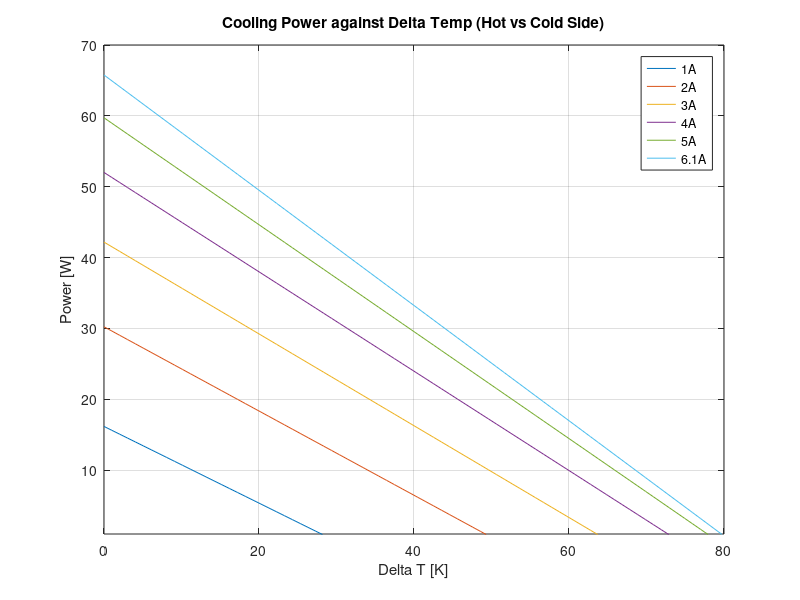

Reproduce this figure in MATLAB.
%% Properties for calculation

clear global;
clc;clear;

%% Declare variables as global for use in other scripts (bad practice)
global kin_visc_air Cp_air k_air alpha_air Pr_air rho_air 
global R_e_hc R_k_hc alpha_seeback num_semi_cond


%% Properties



% Table C.9 - Bismuth Telluride Peltier element properties (TEC1-12706)
alpha_s_pos = 1.05 * 10^-4;           % V/degC
alpha_s_neg = -1.05 * 10^-4;          % V/degC
rho_e_pos = 0.5 * 10^-5;                   % Ohm-m
rho_e_neg = rho_e_pos;               % Ohm-m
k_bismuth_pos = 0.8;                 % W/mK
k_bismuth_neg = 0.8;                % W/mK
width_semi_cond = 0.0018;            % m (NOT TOO SURE..)
height_semi_cond = 0.0027;           % m
num_semi_cond = 254;                 % 127 couples

alpha_seeback = alpha_s_pos - alpha_s_neg;
R_e_hc = (height_semi_cond/(width_semi_cond^2)) * (rho_e_pos + rho_e_neg);
R_k_hc = 1 / ( num_semi_cond * (width_semi_cond^2/height_semi_cond) * (k_bismuth_pos + k_bismuth_neg) );

%% Plot cooling power against delta T curve

% T_h = 27 + 273.16;
T_h = 50 + 273.16;

delta_T_max = 80;
iters = 80;
delta_T_arr = linspace(0, delta_T_max, iters);
cooling_power_arr_1_amp = zeros(iters, 1);
cooling_power_arr_2_amp = zeros(iters, 1);
cooling_power_arr_3_amp = zeros(iters, 1);
cooling_power_arr_4_amp = zeros(iters, 1);
cooling_power_arr_5_amp = zeros(iters, 1);
cooling_power_arr_6_amp = zeros(iters, 1);




for i = 1:length(delta_T_arr)
    
    T_c = T_h - delta_T_arr(i);
    
    % 1 A
    J_e = 1;
    cooling_power_arr_1_amp(i) = -(num_semi_cond * alpha_seeback * J_e * T_c) + (delta_T_arr(i) / R_k_hc) + (0.5 * num_semi_cond * R_e_hc * J_e^2);
    
    % 2 A
    J_e = 2;
    cooling_power_arr_2_amp(i) = -(num_semi_cond * alpha_seeback * J_e * T_c) + (delta_T_arr(i) / R_k_hc) + (0.5 * num_semi_cond * R_e_hc * J_e^2);
    
    % 3 A
    J_e = 3;
    cooling_power_arr_3_amp(i) = -(num_semi_cond * alpha_seeback * J_e * T_c) + (delta_T_arr(i) / R_k_hc) + (0.5 * num_semi_cond * R_e_hc * J_e^2);
    
    % 4 A
    J_e = 4;
    cooling_power_arr_4_amp(i) = -(num_semi_cond * alpha_seeback * J_e * T_c) + (delta_T_arr(i) / R_k_hc) + (0.5 * num_semi_cond * R_e_hc * J_e^2);
    
    % 5 A
    J_e = 5;
    cooling_power_arr_5_amp(i) = -(num_semi_cond * alpha_seeback * J_e * T_c) + (delta_T_arr(i) / R_k_hc) + (0.5 * num_semi_cond * R_e_hc * J_e^2);
    
    % 6 A
    J_e = 6.1;
    cooling_power_arr_6_amp(i) = -(num_semi_cond * alpha_seeback * J_e * T_c) + (delta_T_arr(i) / R_k_hc) + (0.5 * num_semi_cond * R_e_hc * J_e^2);
    
end

plot(delta_T_arr, -cooling_power_arr_1_amp, delta_T_arr, -cooling_power_arr_2_amp, delta_T_arr, -cooling_power_arr_3_amp, delta_T_arr, -cooling_power_arr_4_amp, delta_T_arr, -cooling_power_arr_5_amp, delta_T_arr, -cooling_power_arr_6_amp);
title("Cooling Power against Delta Temp (Hot vs Cold Side)");
xlabel("Delta T [K]");
ylabel("Power [W]");
ylim([1,70]);
legend("1A", "2A", "3A", "4A", "5A", "6.1A", "Location", "NorthEast");
grid on;

